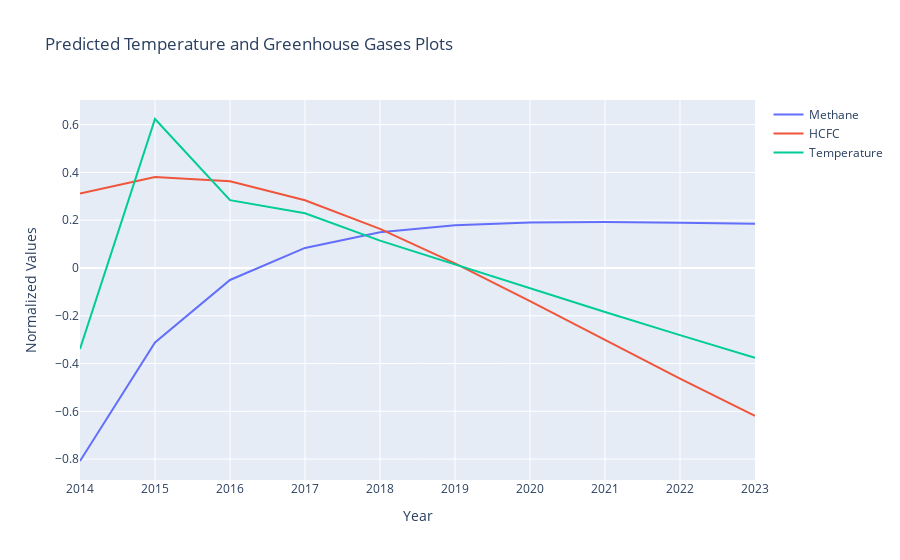

Notebook source saved alongside this figure:
### Code cell
# Plotting predicted values for Greenhouse Gases with predicted temperature values for New York

future_years = ['2014','2015','2016','2017','2018','2019','2020','2021','2022','2023']
trace0 = go.Scatter(
    x = future_years,
    y = part3_norm['Methane'],
    mode = 'lines',
    name = 'Methane'
)

trace1 = go.Scatter(
    x = future_years,
    y = part3_norm['HCFC'],
    mode = 'lines',
    name = 'HCFC'
)


trace2 = go.Scatter(
    x = future_years,
    y = part3_norm['CO2'],
    mode = 'lines',
    name = 'CO2'
)

trace3 = go.Scatter(
    x = future_years,
    y = part3_norm['Temperature'],
    mode = 'lines',
    name = 'Temperature'
)


layout = go.Layout(
    title='Predicted Temperature and Greenhouse Gases Plots',
    xaxis=dict(
        title='Year',
    ),
    yaxis=dict(
        title='Normalized Values',
    )
)

data = [trace0,trace1,trace3]
fig = go.Figure(data=data, layout=layout)
iplot(fig)

### Figure 1 — Plotly figure (JSON) as saved in the notebook; plotly's stock layout.template omitted (floating-point values rounded to 4 significant figures)
{"data": [{"mode": "lines", "name": "Methane", "type": "scatter", "x": ["2014", "2015", "2016", "2017", "2018", "2019", "2020", "2021", "2022", "2023"], "y": [-0.808, -0.3116, -0.0502, 0.08385, 0.1496, 0.1792, 0.1902, 0.192, 0.1895, 0.1854]}, {"mode": "lines", "name": "HCFC", "type": "scatter", "x": ["2014", "2015", "2016", "2017", "2018", "2019", "2020", "2021", "2022", "2023"], "y": [0.3115, 0.381, 0.3628, 0.2836, 0.1639, 0.01927, -0.1387, -0.3015, -0.463, -0.619]}, {"mode": "lines", "name": "Temperature", "type": "scatter", "x": ["2014", "2015", "2016", "2017", "2018", "2019", "2020", "2021", "2022", "2023"], "y": [-0.3387, 0.6236, 0.2838, 0.2291, 0.1145, 0.01506, -0.08566, -0.1841, -0.2811, -0.3764]}], "layout": {"title": {"text": "Predicted Temperature and Greenhouse Gases Plots"}, "xaxis": {"title": {"text": "Year"}}, "yaxis": {"title": {"text": "Normalized Values"}}}}
